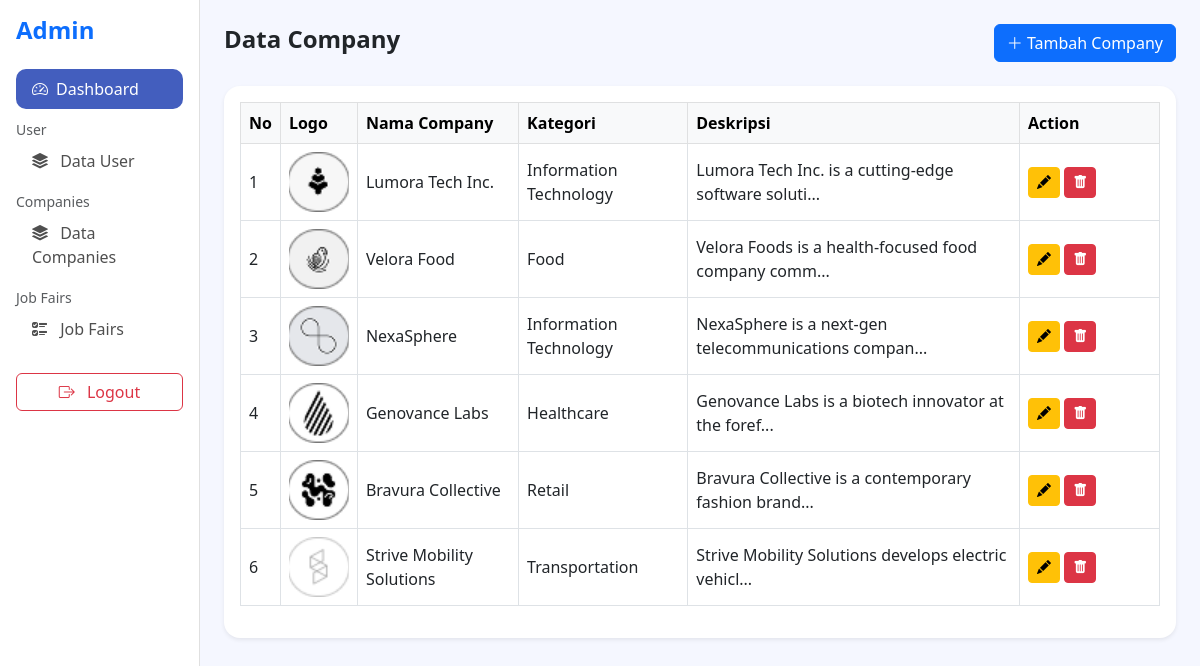
The app's page /admin/data-companies.php (signed in) with its own data.
### tables this page shows
CREATE TABLE `company` (
  `id` int(11) NOT NULL,
  `name` varchar(100) DEFAULT NULL,
  `category` varchar(100) DEFAULT NULL,
  `description` text DEFAULT NULL,
  `logo` varchar(255) DEFAULT NULL
);

### admin/data-companies.php (the view, shortened to what this page needs)
<?php
require_once '../db.php';
$result = mysqli_query($conn, "SELECT * FROM company");
$companies = [];
if ($result && mysqli_num_rows($result) > 0) {
  while ($row = mysqli_fetch_assoc($result)) {
    $companies[] = $row;
  }
}
?>
<!DOCTYPE html>
<html lang="en">
<head>
  <link href="https://cdn.jsdelivr.net/npm/bootstrap@5.3.0/dist/css/bootstrap.min.css" rel="stylesheet"/>
  <link href="https://cdn.jsdelivr.net/npm/bootstrap-icons@1.10.5/font/bootstrap-icons.css" rel="stylesheet"/>
  <link href="assets/styles.css" rel="stylesheet"/>
</head>
<body>
<div class="container-fluid">
  <div class="row">
    <?php include('assets/navbar.php'); ?>
    <div class="col-md-10 p-4">
      <div class="d-flex justify-content-between align-items-center mb-4">
        <h4 class="fw-bold">Data Company</h4>
        <button class="btn btn-primary" data-bs-toggle="modal" data-bs-target="#addModal">
          <i class="bi bi-plus-lg"></i> Tambah Company
        </button>
      </div>
      <div class="card shadow-sm rounded-4">
        <div class="card-body">
          <table class="table table-bordered table-hover align-middle">
            <thead class="table-light">
              <tr>
                <th>No</th>
                <th>Logo</th>
                <th>Nama Company</th>
                <th>Kategori</th>
                <th>Deskripsi</th>
                <th style="width: 140px;">Action</th>
              </tr>
            </thead>
            <tbody>
              <?php foreach ($companies as $index => $company): ?>
              <tr>
                <td><?= $index + 1 ?></td>
                <td><img src="<?= $company['logo'] ?>" class="company-logo" alt="Logo"></td>
                <td><?= htmlspecialchars($company['name']) ?></td>
                <td><?= htmlspecialchars($company['category']) ?></td>
                <td><?= strlen($company['description']) > 50 ? substr($company['description'], 0, 50) . '...' : $company['description'] ?></td>
                <td>
                  <button class="btn btn-sm btn-warning" data-bs-toggle="modal" data-bs-target="#editModal<?= $company['id'] ?>">
                    <i class="bi bi-pencil-fill"></i>
                  </button>
                  <form action="process.php" method="POST" style="display:inline;">
                    <button type="submit" class="btn btn-sm btn-danger" onclick="return confirm('Yakin hapus?')">
                      <i class="bi bi-trash-fill"></i>
                    </button>
                  </form>
                </td>
              </tr>
              <?php endforeach; ?>
            </tbody>
          </table>
        </div>
      </div>
    </div>
  </div>
</div>
</body>
</html>

### admin/assets/navbar.php
<div class="col-md-2 sidebar p-3">
  <h4 class="text-primary fw-bold mb-4">Admin</h4>
  <ul class="nav flex-column">
    <li class="nav-item">
      <a class="nav-link active d-flex align-items-center" href="index.php">
        <i class="bi bi-speedometer2 me-2"></i> Dashboard
      </a>
    </li>
    <li class="nav-item mt-2">
      <span class="text-muted small">User</span>
    </li>
    <li class="nav-item">
      <a class="nav-link" href="data-user.php"><i class="bi bi-stack me-2"></i> Data User</a>
    </li>
    <li class="nav-item mt-2">
      <span class="text-muted small">Companies</span>
    </li>
    <li class="nav-item">
      <a class="nav-link" href="data-companies.php"><i class="bi bi-stack me-2"></i> Data Companies</a>
    </li>
    <li class="nav-item mt-2">
      <span class="text-muted small">Job Fairs</span>
    </li>
    <li class="nav-item">
      <a class="nav-link" href="jobfairs.php"><i class="bi bi-ui-checks me-2"></i> Job Fairs</a>
    </li>
<li class="nav-item mt-4">
  <form action="admin_login_process.php" method="POST">
    <button type="submit" name="logout" class="btn btn-outline-danger w-100">
      <i class="bi bi-box-arrow-right me-2"></i> Logout
    </button>
  </form>
</li>
  </ul>
</div>

### admin/assets/styles.css (style rules this page uses)
body { background-color: #f5f7ff; }
.sidebar { height: 100vh; background-color: #ffffff; border-right: 1px solid #e0e0e0; padding-top: 20px; }
.sidebar .nav-link.active { background-color: #435ebe; color: #fff; font-weight: 500; border-radius: 10px; }
.sidebar .nav-link { color: #4f4f4f; }
.card { border: none; }

### admin/data-companies.php (style rules this page uses)
.company-logo { width: 60px; height: 60px; object-fit: cover; border-radius: 10px; }

### records on screen
company: logo (picture), name "Lumora Tech Inc.", category "Information Technology", description "Lumora Tech Inc. is a cutting-edge software soluti"
company: logo (picture), name "Velora Food", category "Food", description "Velora Foods is a health-focused food company comm"
company: logo (picture), name "NexaSphere", category "Information Technology", description "NexaSphere is a next-gen telecommunications compan"
company: logo (picture), name "Genovance Labs", category "Healthcare", description "Genovance Labs is a biotech innovator at the foref"
company: logo (picture), name "Bravura Collective", category "Retail", description "Bravura Collective is a contemporary fashion brand"
company: logo (picture), name "Strive Mobility Solutions", category "Transportation", description "Strive Mobility Solutions develops electric vehicl"
